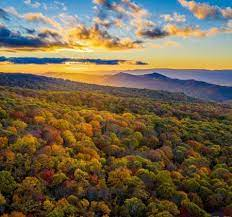
#> input picture Images_cross/2.jpg, 232 x 217 px, found by its file name; its folder holds 5 pictures in this run
$ python addcross.py
#> lines starting #> are read from the running program, lines starting #| are printed output that depends on the picture; after the words box and inside, x2 and y2 are one past the last pixel; in counts of white or black regions, pixels touching at a corner belong together
# [54 lines of commented-out code are left out]

from PIL import Image, ImageDraw
import os

def draw_cross(draw, center, size, width):
    x, y = center
    draw.line((x - size, y, x + size, y), fill="white", width=width)
    draw.line((x, y - size, x, y + size), fill="white", width=width)

def add_plain_image(folder, size, filename, bg_color):
    # Create a new image with specified background color
    new_image = Image.new('RGB', size, bg_color)
    # Save the new image
    new_image_path = os.path.join(folder, filename)
    new_image.save(new_image_path)

def add_image_with_cross(folder, size, cross_size, cross_width, filename, bg_color):
    # Create a new image with specified background color
    new_image = Image.new('RGB', size, bg_color)
    draw = ImageDraw.Draw(new_image)
    center = (size[0] // 2, size[1] // 2)
    draw_cross(draw, center, cross_size, cross_width)
    # Save the new image
    new_image_path = os.path.join(folder, filename)
    new_image.save(new_image_path)

def shift_and_process_images(folder):
    # Shift the images by renaming them in reverse order
    for i in range(40, -1, -1):
        src = os.path.join(folder, f"{i}.jpg")
        dst = os.path.join(folder, f"{i + 2}.jpg")
        if os.path.exists(src):
            if os.path.exists(dst):
                os.remove(dst)  # Delete the existing file
            os.rename(src, dst)

    # Process images to add cross, starting from 2.jpg
    for i in range(2, 43):
        filepath = os.path.join(folder, f"{i}.jpg")
        if os.path.exists(filepath):
            with Image.open(filepath) as im:
#> im is the input picture: PIL image 232x217 RGB; mean R, G, B 113.9, 100.3, 75.5
                draw = ImageDraw.Draw(im)
                center = (im.width // 2, im.height // 2)
#> center = (116, 108)
                size = min(im.width, im.height) // 40
#> size = 5
                width = size // 5
#> width = 1
                draw_cross(draw, center, size, width)
                im.save(filepath)

    # Add the gray and black images
    if os.path.exists(os.path.join(folder, "2.jpg")):
        first_image = Image.open(os.path.join(folder, "2.jpg"))
        size, cross_size, cross_width = first_image.size, size, width
#> size = (232, 217); cross_size = 4; cross_width = 0
        add_plain_image(folder, size, "0.jpg", (128, 128, 128)) # Gray
#> in add_plain_image, `new_image = Image.new('RGB', size, bg_color)`: new_image: PIL image 232x217 RGB; every value is 128
        add_image_with_cross(folder, size, cross_size, cross_width, "1.jpg", (0, 0, 0)) # Black
#> in add_image_with_cross, `new_image = Image.new('RGB', size, bg_color)`: new_image: PIL image 232x217 RGB; every value is 0
#> in add_image_with_cross, `new_image.save(new_image_path)`:
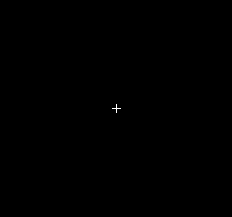
#> saved as 1.jpg: PIL image 232x217 RGB; 0.03% white in thin lines or dots, all inside (x1, y1, x2, y2) = (112, 104, 121, 113)

# Base path where folders are located
base_path = r"C:\Users\tnlab\OneDrive\Documents\GitHub\AlphaFold\Neurofeedback-Based-BCI\Images_cross\Composite_Images"

# Process each folder
folders = [os.path.join(base_path, f"Block{i}") for i in range(1, 9)]
for folder in folders:
    shift_and_process_images(folder)
    print(f"Processed and updated images in folder: {folder}")

print("All images in all folders have been processed and updated.")
